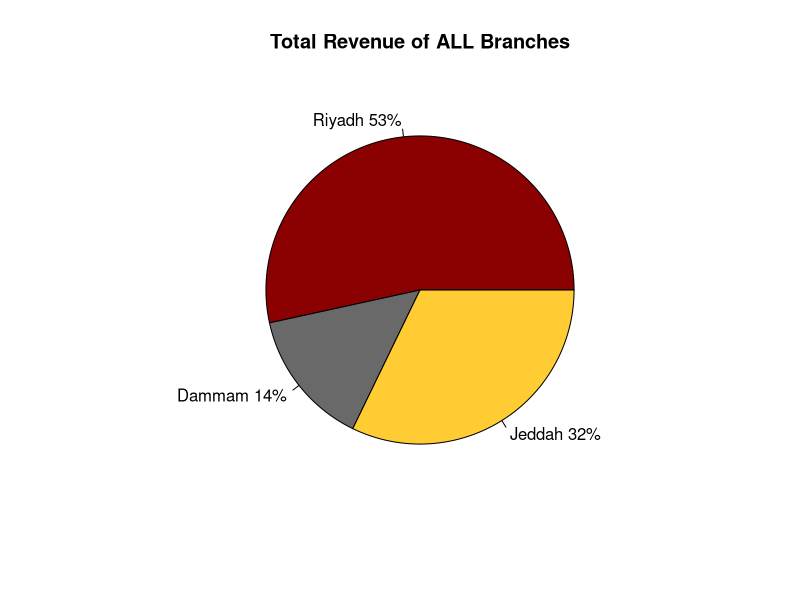
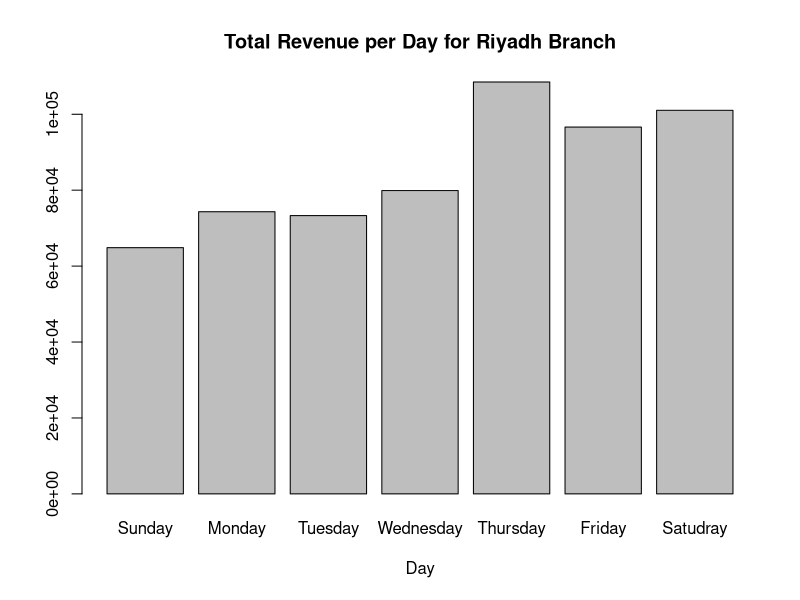
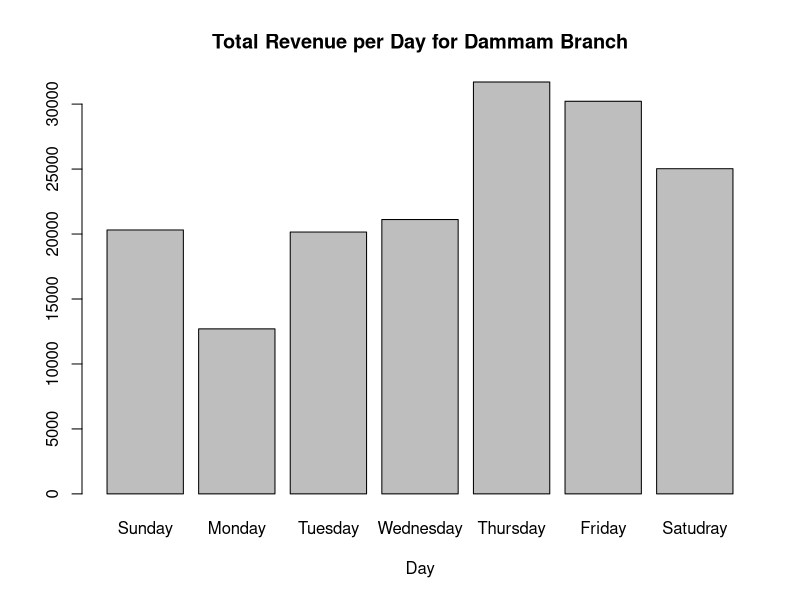
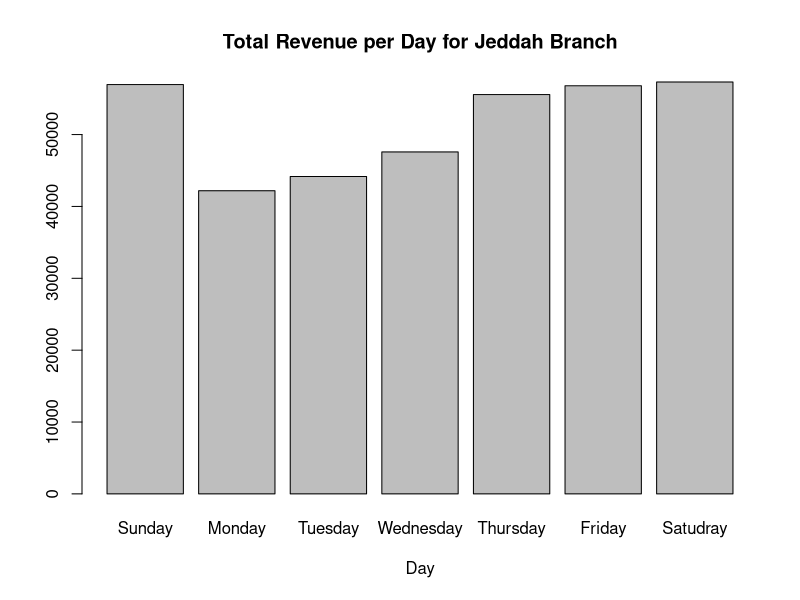
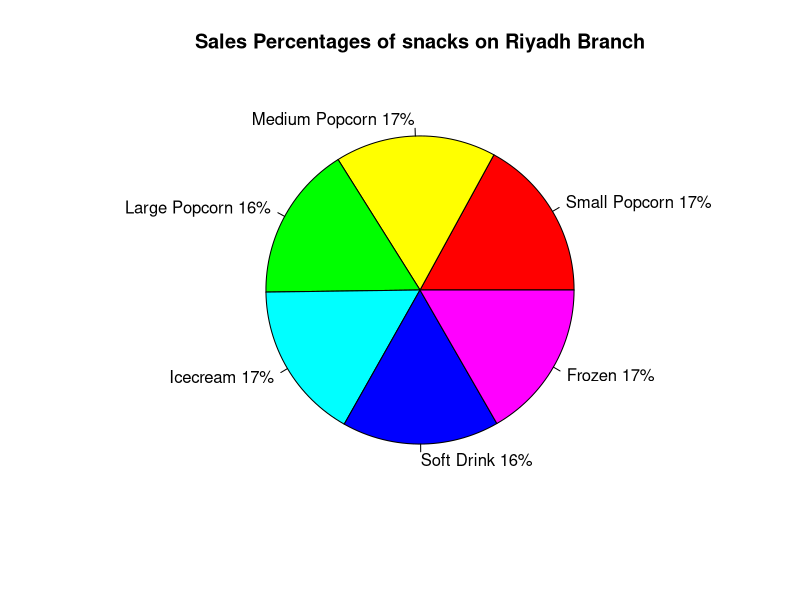

Reproduce these figures in R, in order.
#Theaters<-read.csv('Data governance bootcamp\\R\\Week 6\\day5\\movie-theater-r\\Theaters.csv',stringsAsFactors = FALSE)
#print(Theaters)



# 1. Create snacks that the customers can buy and randomize who buys which snack

###################################### Snacks ##########################################

#Create snacks dataframe to store the sales
snacksDF<-data.frame(Branch=factor(),Theater=integer(), Small.Popcorn=integer(), 
                     Medium.Popcorn=integer(), Large.Popcorn=integer(),
                     Icecream=integer(),Soft.Drink=integer(), Frozen=integer())
snacksDF<-data.frame(Branch=0,Theater=0,Small.Popcorn=0L, 
                     Medium.Popcorn=0L, Large.Popcorn=0L,
                     Icecream=0L,Soft.drink=0L, Frozen=0L)

################################## Snacks Function #####################################

# the function takes snacks data frame to store the sales on it, Branch name, theater number
# and takes number of visitors.It is return the total revenue of the day for a theater.
snacksF<-function(snacksDF, BranchName, TheaterN, visitorsN){
  #snacks prices
  prices<-c(6, 8, 10, 8, 7, 9)
  #create a vector of sold snacks
  snack<-sample(x = 1:visitorsN, size = 6, replace = TRUE)
  #calculate the sales of snacks for a screen
  snacksSales<- t(snack)%*%prices
  snacksSales<-snacksSales[1]
  #bind it with the branch and theater
  snack<-c(BranchName, TheaterN,snack)
  #print(snack)
  #add it to the dataframe
  snacksDF<-rbind.data.frame(snacksDF,snack)
  #Assign it to golbal var
  snacksDF<<-snacksDF
  return (snacksSales)
}

###############################################################################################

# Movie List
# DATA:         Movie Name  | Age Rating  | Number of Shows each day
movies <- rbind(c("Limitless", "PG-13", 3), 
                c("Taken", "PG-13", 1), 
                c("The Old Guard", "R", 2),
                c("Mr. & Mrs. Smith", "PG-13", 3),
                c("Focus", "+16", 2),
                c("Raya and the Last Dragon", "PG", 4),
                c("Rush Hour 3", "PG-13", 3))
# Branchs and size of the each branch based on the number of screens have
#  DATA:       Branch Location  | VIP | Standard | MAX
branchs <-  rbind(c("Riyadh", 2, 5, 2), 
                  c("Dammam", 1, 3, 1), 
                  c("Jeddah", 1, 4, 1))
# Theater Types based on capacity and ticket cost
# DATA:         Type Name  | Seats  | Adult Cost  | Child Cost
theatersType <- rbind(c("VIP",      60,  40, 30),
                      c("Standard", 120, 20, 15),
                      c("MAX",      180, 25, 20))

# This function generate a theaters data set for multiple branch by passing branchs and theatersTypes
generateDataSet <- function(branchs, theatersType){
  # Initialize the dataset columns to empty state
  branch_col <- NULL
  theater_num_col <- NULL
  type_col <- NULL
  seats_col <- NULL
  adult_cost_col <- NULL
  child_cost_col <- NULL
  movie_name_col <- NULL
  movie_rating_age_col <- NULL
  show_number_col <- NULL
  
  
  # Loop over branchs and theatersType to create dataset
  for(row in 1:nrow(branchs)) {
    
    # Count theater number for each branch in total including all types of theater (VIP, Standard, Max)
    countTheater <- 0
    
    for(col in 2:ncol(branchs)) {
      # total screen for each theater type and covert the string digit to integer number
      screensCount <- as.numeric(branchs[row, col])
      # calculate the total of all screens for each branch
      countTheater <- countTheater + screensCount
      
      # Loading the data for each column
      branch_col     <- c(branch_col, rep(branchs[row], screensCount))
      type_col       <- c(type_col, rep(theatersType[col-1], screensCount))
      seats_col      <- c(seats_col, rep(theatersType[col+2], screensCount))
      adult_cost_col <- c(adult_cost_col, rep(theatersType[col+5], screensCount))
      child_cost_col <- c(child_cost_col, rep(theatersType[col+8], screensCount))
    }
    
    # Create random movies assign for each theater
    for(movie in 1:countTheater) {
      # Get a random movie form Movies List in the top
      random_movie_index <- sample(1:nrow(movies),1)
      
      # Loading and assign random movies to each theater
      movie_name_col <- c(movie_name_col, movies[random_movie_index,1])
      movie_rating_age_col <- c(movie_rating_age_col, movies[random_movie_index,2])
      show_number_col <- c(show_number_col, sample(1:4, 1))
    }
    
    # List of theaters number for all branch
    theater_num_col <- c(theater_num_col, c(1:countTheater))
  }
  
  # create the data frame 
  dataset = data.frame(Branch         = branch_col,
                       Theater.Number = theater_num_col,
                       Type           = type_col,
                       Seats          = seats_col,
                       Adult.Cost     = adult_cost_col,
                       Child.Cost     = child_cost_col,
                       Movie_Name      = movie_name_col,
                       Age.Rating = movie_rating_age_col,
                       Show_Number      = show_number_col,
                       stringsAsFactors = FALSE)
  
  return(dataset)
}

# Call generateDataSet function
Theaters<-generateDataSet(branchs, theatersType)



##################################### Theaters Function ######################################
# It takes theater dataframe and returns the week revenues for each branch as a dataframe
runTheaters<-function(theatersDF, moviesDF){
  
  #Get branches names from the dataset
  uniqueBranch <- unique(theatersDF[c('Branch')])
  uniqueBranch<-uniqueBranch[,1]
  branchesRevenue<-data.frame(uniqueBranch,stringsAsFactors = FALSE)
  
  #create revenues dataset, 7 days for each branch
  for (i in 1:7){
    d <- rep(0, length(uniqueBranch))
    branchesRevenue<- cbind(branchesRevenue,d)
  }
  
  #iterate through theaters
  for (i in 1:nrow(theatersDF)){
    
    # iterate through the week
    for (day_num in 1:7) {
      # Keep track of total revenue for the day
      daily_revenue <- 0
      
      #get theater info
      seats<- as.numeric(theatersDF[i, ]['Seats'])
      branchName<- as.character(theatersDF[i, ]['Branch'])
      theaterN<- as.numeric(theatersDF[i, ]['Theater.Number'])
      AdultCost<- as.numeric(theatersDF[i, ]['Adult.Cost'])
      ChildCost<- as.numeric(theatersDF[i, ]['Child.Cost'])
      AgeRating<- as.character(theatersDF[i,]['Age.Rating'])
      show_number<- as.numeric(theatersDF[i,]['Show_Number'])
      
      #The sample starts by 1 or half of the space if it is weekend
      startSeat=1L
      if (day_num %in% (5:7)){
        startSeat= seats %/% 2
      }
      
      for (o in 1:show_number){
        # Calculate  how many adults and children are watching the movie
        visitors_adults <- sample(startSeat:seats, 1)
        # student discount
        end <- round(visitors_adults/2)
        students<- sample(1:end, 1)
        studentsRevenue<- studentDiscount(AdultCost, students)
        
        visitors_adults<-visitors_adults - students
        avalibale_seats <- seats - visitors_adults
        visitors_children <- 0
        
        # conditional statements for movies that may be PG-13 and children are not allowed to watch
        if( AgeRating == "PG" || AgeRating == "PG-13") {
          visitors_children <- sample(1:avalibale_seats,1) # this is should be the the rest of available seats or less
          avalibale_seats <- avalibale_seats - visitors_children
        } 
        
        # Calculate the revenue for adults and children
        movie_revenue <- (visitors_adults * AdultCost) + (visitors_children * ChildCost) + studentsRevenue
        
        # Calculate snacks revenue
        snakcsRevenue<-snacksF(snacksDF, branchName, theaterN, seats-avalibale_seats)
        # Calculate the total revenue of the day, and add it to the revenues datafram by matching
        # the branch name and the day index
        x<-which(uniqueBranch == branchName )
        branchesRevenue[x,day_num+1] <- branchesRevenue[x ,day_num+1]  + movie_revenue + snakcsRevenue
        
      }
      
      
    }
    
  }
  #Rename the columns to correct names
  names(branchesRevenue)[2]<-"Sunday"
  names(branchesRevenue)[3]<-"Monday"
  names(branchesRevenue)[4]<-"Tuesday"
  names(branchesRevenue)[5]<-"Wednesday"
  names(branchesRevenue)[6]<-"Thursday"
  names(branchesRevenue)[7]<-"Friday"
  names(branchesRevenue)[8]<-"Saturday"
  
  cat("---------------------------------------------------------------------\n")
  cat("\t The Total revenues For The Theaters", "\n")
  print((branchesRevenue))
  cat("---------------------------------------------------------------------\n")
  return (branchesRevenue)
}

#################################### print ###################################################
# Display the max revenue for each branch 
printMaxRevenue<-function(RevenuesDF){
  # Transpose the dataset
  newDF=t(RevenuesDF)
  
  for (i in 1: ncol(newDF)){
    cat("------------------------------------------\n")
    cat("Maximum total revenue of the week for", newDF[1,i],": $", max(newDF[2:nrow(newDF),i]), "\n")
    cat("------------------------------------------\n")
  }
  
}
################################################ dicsount function #####################################

# Student Discount %20 and return the total discount
studentDiscount <- function(ticket_cost, studentsvisitors) {
  discounted_ticket <- ticket_cost * 0.2
  return(studentsvisitors *discounted_ticket)
}


data<-runTheaters(Theaters, movies)
printMaxRevenue(data)
View(Theaters)
View(data)


#-------------------------------------------------------------------------------
# first the names
branchname <- data$uniqueBranch

# transpose all but the first column (name)
data <- as.data.frame(t(data[,-1]))
colnames(data) <- branchname
data$myfactor <- factor(row.names(data))
#str(data) # Check the column types

# Make chart
# Pie Chart with Percentages
slices <- c(sum(data$Riyadh), sum(data$Dammam), sum(data$Jeddah))

lbls <- c('Riyadh', 'Dammam', 'Jeddah')
pct <- round(slices/sum(slices)*100)
lbls <- paste(lbls, pct) # add percents to labels
lbls <- paste(lbls,"%",sep="") # ad % to labels
pie(slices,labels = lbls, col= c("#8b0000" ,"#696969" ,"#ffcc33"),
    main=paste("Total Revenue of ALL Branches"))




# third plot
bName<-'Riyadh'
slices1 <- c(sum(data$Sunday),sum(data$Monday),sum(data$Tuesday),sum(data$Tuesday),sum(data$Wednesday),sum(data$Thursday),sum(data$Saturday))

lbls1 <- c('Sunday','Monday','Tuesday','Wednesday','Thursday','Friday','Satudray')
pct1 <- round(slices1/sum(slices1)*100)
lbls1 <- paste(lbls1, pct1) # add percents to labels
lbls1 <- paste(lbls1,"%",sep="") # ad % to labels
barplot(data$Riyadh, main=paste("Total Revenue per Day for Riyadh Branch"),
    xlab="Day", names.arg=c('Sunday','Monday','Tuesday','Wednesday','Thursday','Friday','Satudray'))

# forth plot
bName2<-'Dammam'
slices2 <- c(sum(data$Sunday),sum(data$Monday),sum(data$Tuesday),sum(data$Tuesday),sum(data$Wednesday),sum(data$Thursday),sum(data$Saturday))

lbls2 <- c('Sunday','Monday','Tuesday','Wednesday','Thursday','Friday','Satudray')
pct2 <- round(slices2/sum(slices2)*100)
lbls2 <- paste(lbls2, pct2) # add percents to labels
lbls2 <- paste(lbls2,"%",sep="") # ad % to labels
barplot(data$Dammam, main=paste("Total Revenue per Day for Dammam Branch"),
        xlab="Day", names.arg=c('Sunday','Monday','Tuesday','Wednesday','Thursday','Friday','Satudray'))

# Fifth plot
bName3<-'Jeddah'
slices3 <- c(sum(data$Sunday),sum(data$Monday),sum(data$Tuesday),sum(data$Tuesday),sum(data$Wednesday),sum(data$Thursday),sum(data$Saturday))

lbls3 <- c('Sunday','Monday','Tuesday','Wednesday','Thursday','Friday','Satudray')
pct3 <- round(slices3/sum(slices3)*100)
lbls3 <- paste(lbls3, pct3) # add percents to labels
lbls3 <- paste(lbls3,"%",sep="") # ad % to labels
barplot(data$Jeddah, main=paste("Total Revenue per Day for Jeddah Branch"),
        xlab="Day", names.arg=c('Sunday','Monday','Tuesday','Wednesday','Thursday','Friday','Satudray'))



# Make any other chart
# Pie Chart with Percentages

slices2 <- c(sum(as.integer(snacksDF$Small.Popcorn) ), sum(as.integer(snacksDF$Medium.Popcorn) ),
             sum(as.integer(snacksDF$Large.Popcorn) ),sum(as.integer(snacksDF$Icecream) ),
             sum(as.integer(snacksDF$Soft.drink) ), sum(as.integer(snacksDF$Frozen) ) )

lbls2 <- c('Small Popcorn', 'Medium Popcorn', 'Large Popcorn', 'Icecream', 'Soft Drink', 'Frozen')
pct2 <- round(slices2/sum(slices2)*100)
lbls2 <- paste(lbls2, pct2) # add percents to labels
lbls2 <- paste(lbls2,"%",sep="") # ad % to labels
pie(slices2,labels = lbls2, col=rainbow(length(lbls2)),
    main=paste("Sales Percentages of snacks on", bName, 'Branch'))
